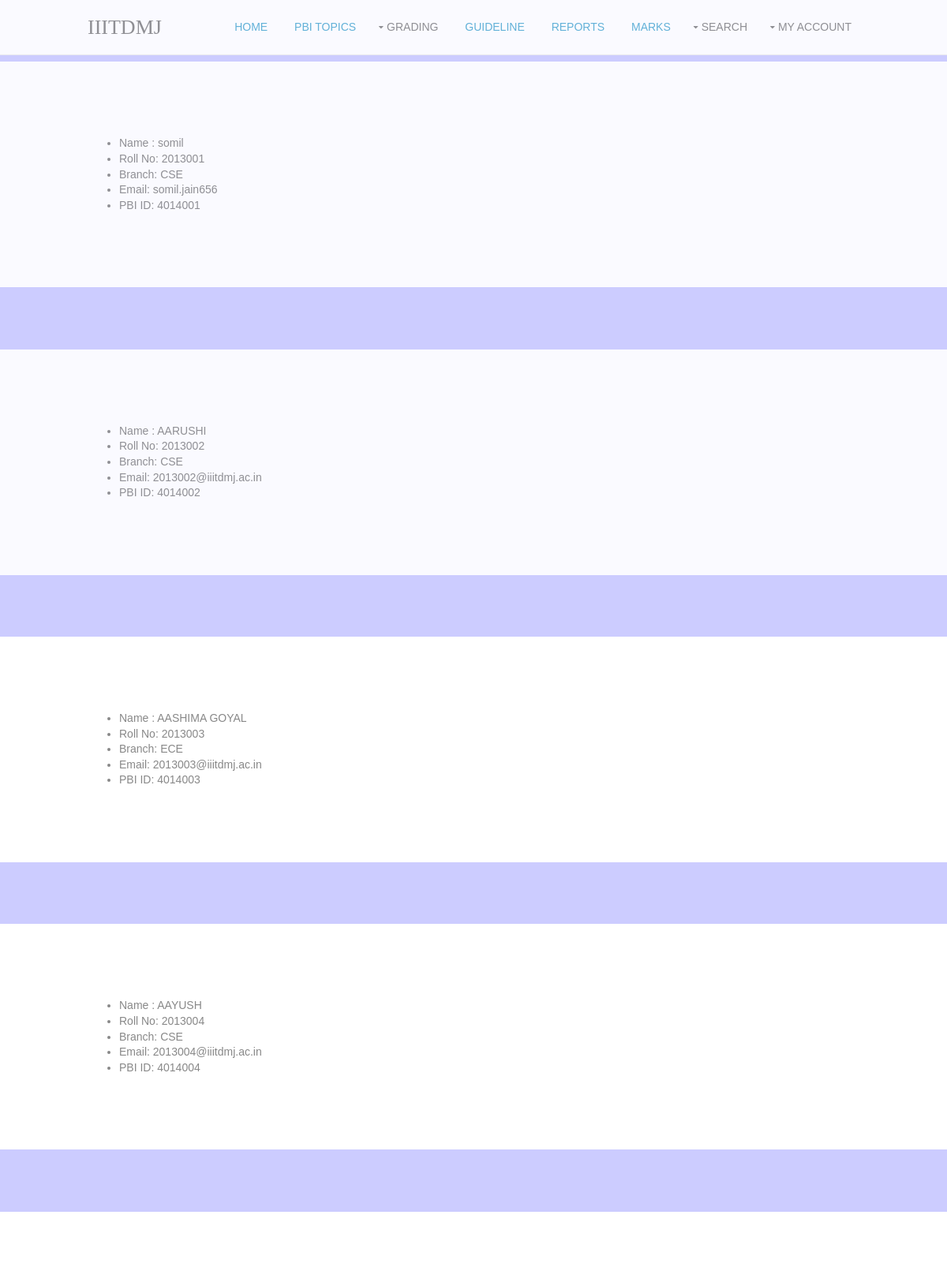
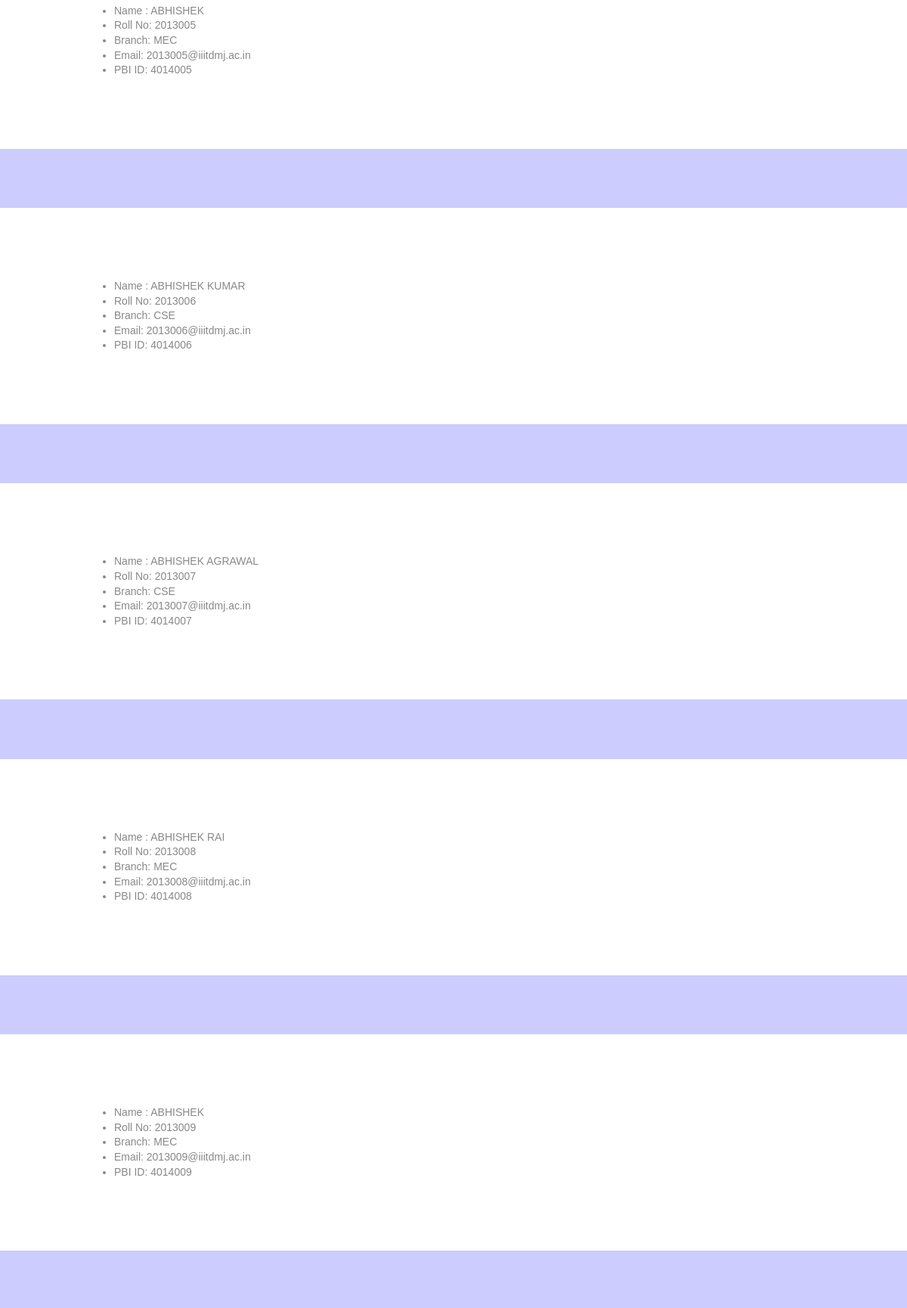
Page /Search_student.php (upper part) on the committed database (2 pictures, top to bottom).
### tables this page shows
CREATE TABLE IF NOT EXISTS `STUDENT` (
  `SNAME` varchar(20) NOT NULL,
  `ROLL_NO` int(7) NOT NULL,
  `BRANCH` varchar(3) NOT NULL,
  `SEX` varchar(1) NOT NULL,
  `EMAIL` varchar(30) NOT NULL,
  `S_P_NUMBER` varchar(10) NOT NULL,
  `F_ID` int(7) NOT NULL,
  `P_ID` int(7) NOT NULL,
  PRIMARY KEY (`ROLL_NO`)
);

### Search_student.php (the view, shortened to what this page needs)
<?php
  echo'<div style="opacity:0.9;margin:0;border-radius:10px;width:100%;">';
    include 'main_chairman.php';
		echo '<div style="" id="head">';
  if(1)
  {
include('db_conn.php');
$qry = "SELECT DISTINCT (S.ROLL_NO), S.SNAME,S.BRANCH,S.EMAIL,S.P_ID FROM STUDENT S ";
$result = mysqli_query($link,$qry);
while ($row=mysqli_fetch_assoc($result))
{
	echo '
		<br><br><br><br>
	<div class="wrapper row3">
  <main class="container clear">
<ul>
<li> Name : '.$row['SNAME'].'</li>
<li> Roll No: '.$row['ROLL_NO'].'</li>
<li> Branch: '.$row['BRANCH'].'</li>
<li> Email: '.$row['EMAIL'].'</li>
<li> PBI ID: '.$row['P_ID'].'</li>
</ul>
			</p>
			</div>
			</div>';
}
include 'footer.php';
 }
 else
  {
	exit();
	}
?>

### layout/styles/layout.css (style rules this page uses)
.container { padding:80px 0; }
body { color:#B4B4B4; background-color:#CCCCFF; }
.row3 { color:#888888; background-color:#FFFFFF; }

### layout/styles/framework.css (style rules this page uses)
html { overflow-y:scroll; }
html, body { margin:0; padding:0; font-size:14px; line-height:1.4em; }
.clear, .group { display:block; }
.clear::before, .clear::after, .group::before, .group::after { display:table; content:""; }
.clear, .clear::after, .group, .group::after { clear:both; }
body, input, textarea, select { font-family:Verdana, Geneva, sans-serif; }
.wrapper { display:block; position:relative; width:100%; margin:0; padding:0; text-align:left; word-wrap:break-word; }
#header, .shout, #pageintro, .container, .clients, #footer, #copyright { display:block; width:978px; margin:0 auto; }
address, article, aside, figcaption, figure, footer, header, main, nav, section { display:block; margin:0; padding:0; }

### rows in the picture
student: SNAME "somil", ROLL_NO "2013001", BRANCH "CSE", EMAIL "somil.jain656", P_ID "4014001"
student: SNAME "AARUSHI", ROLL_NO "2013002", BRANCH "CSE", EMAIL "2013002@iiitdmj.ac.in", P_ID "4014002"
student: SNAME "AASHIMA GOYAL", ROLL_NO "2013003", BRANCH "ECE", EMAIL "2013003@iiitdmj.ac.in", P_ID "4014003"
student: SNAME "AAYUSH", ROLL_NO "2013004", BRANCH "CSE", EMAIL "2013004@iiitdmj.ac.in", P_ID "4014004"
student: SNAME "ABHISHEK", ROLL_NO "2013005", BRANCH "MEC", EMAIL "2013005@iiitdmj.ac.in", P_ID "4014005"
student: SNAME "ABHISHEK KUMAR", ROLL_NO "2013006", BRANCH "CSE", EMAIL "2013006@iiitdmj.ac.in", P_ID "4014006"
student: SNAME "ABHISHEK AGRAWAL", ROLL_NO "2013007", BRANCH "CSE", EMAIL "2013007@iiitdmj.ac.in", P_ID "4014007"
student: SNAME "ABHISHEK RAI", ROLL_NO "2013008", BRANCH "MEC", EMAIL "2013008@iiitdmj.ac.in", P_ID "4014008"
student: SNAME "ABHISHEK", ROLL_NO "2013009", BRANCH "MEC", EMAIL "2013009@iiitdmj.ac.in", P_ID "4014009"
